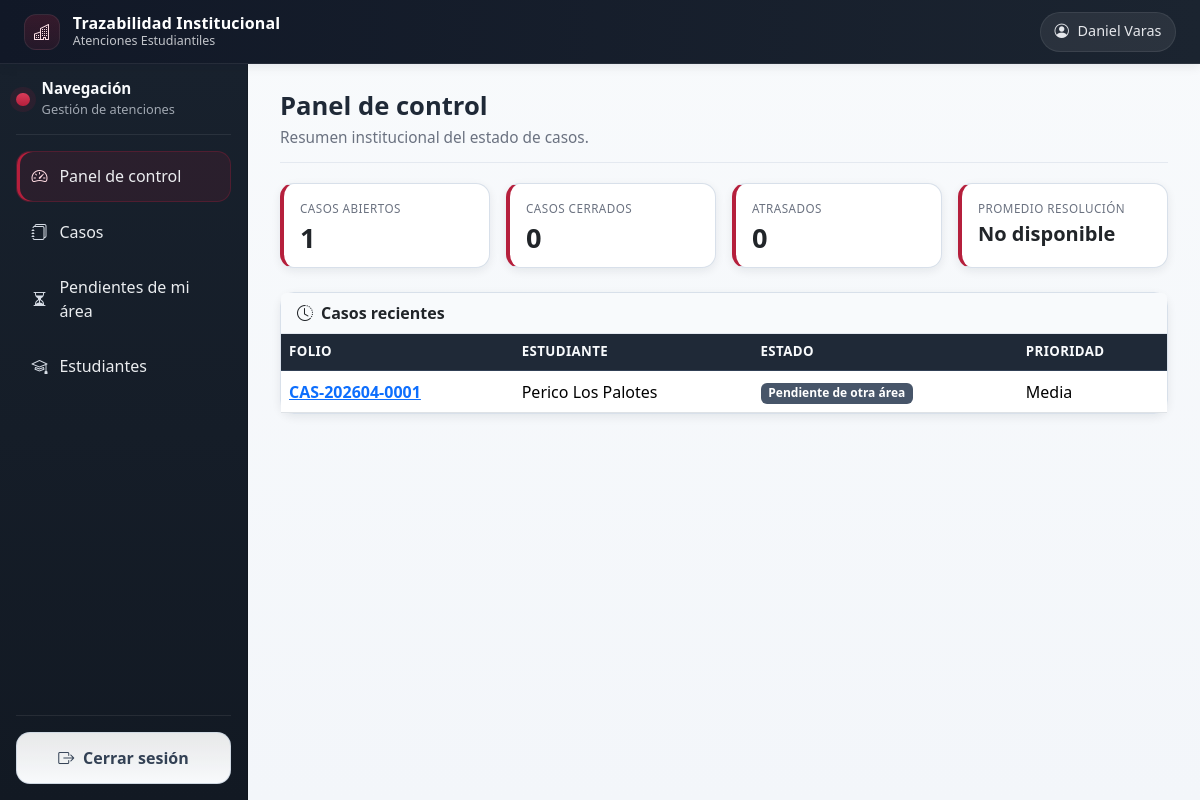
Screenshot of / (signed in) with the database file from the repository.
### cases/models.py (models this page shows, shortened)
class Case(models.Model):
    class Priority(models.TextChoices):
        LOW = 'low', 'Baja'
        MEDIUM = 'medium', 'Media'
        HIGH = 'high', 'Alta'
        URGENT = 'urgent', 'Urgente'
    class Status(models.TextChoices):
        OPEN = 'open', 'Abierto'
        IN_REVIEW = 'in_review', 'En revisión'
        TRANSFERRED = 'transferred', 'Derivado'
        PENDING_INFO = 'pending_info', 'Pendiente de información'
        PENDING_AREA = 'pending_area', 'Pendiente de otra área'
        RESOLVED = 'resolved', 'Resuelto'
        CLOSED = 'closed', 'Cerrado'
        REJECTED = 'rejected', 'Rechazado'
    folio = models.CharField(max_length=20, unique=True, editable=False)
    title = models.CharField(max_length=200)
    description = models.TextField()
    category = models.ForeignKey(CaseCategory, on_delete=models.PROTECT, related_name='cases')
    subcategory = models.ForeignKey(CaseSubcategory, on_delete=models.SET_NULL, null=True, blank=True, related_name='cases')
    student = models.ForeignKey(Student, on_delete=models.PROTECT, related_name='cases')
    created_by = models.ForeignKey(settings.AUTH_USER_MODEL, on_delete=models.PROTECT, related_name='cases_created')
    origin_area = models.ForeignKey(Area, on_delete=models.PROTECT, related_name='origin_cases')
    current_area = models.ForeignKey(Area, on_delete=models.PROTECT, related_name='assigned_cases')
    current_assignee = models.ForeignKey(settings.AUTH_USER_MODEL, on_delete=models.SET_NULL, null=True, blank=True, related_name='cases_assigned')
    priority = models.CharField(max_length=10, choices=Priority.choices, default=Priority.MEDIUM)
    status = models.CharField(max_length=20, choices=Status.choices, default=Status.OPEN)
    due_date = models.DateField(null=True, blank=True)
    final_resolution = models.TextField(blank=True)
    closed_at = models.DateTimeField(null=True, blank=True)
    created_at = models.DateTimeField(auto_now_add=True)
    updated_at = models.DateTimeField(auto_now=True)
    class Meta:
        ordering = ['-created_at']

### students/models.py (models this page shows, shortened)
class Student(models.Model):
    DIURNO = 'Diurno'
    VESPERTINO = 'Vespertino'
    SCHEDULE_CHOICES = [
        (DIURNO, 'Diurno'),
        (VESPERTINO, 'Vespertino'),
    ]
    full_name = models.CharField(max_length=200)
    rut = models.CharField(max_length=12, unique=True)
    email = models.EmailField()
    phone = models.CharField(max_length=30)
    career = models.ForeignKey(
        Career,
        on_delete=models.PROTECT,
        related_name='students'
    )
    schedule = models.CharField(
        max_length=20,
        choices=SCHEDULE_CHOICES,
        blank=True,
        default=DIURNO,
        verbose_name='Jornada',
    )
    observations = models.TextField(blank=True)
    created_at = models.DateTimeField(auto_now_add=True)
    class Meta:
        ordering = ['full_name']

### dashboard/views.py (the view)
# urls.py: path('', DashboardHomeView.as_view(), name='home'),
class DashboardHomeView(LoginRequiredMixin, TemplateView):
    template_name = 'dashboard/home.html'
    def get_context_data(self, **kwargs):
        context = super().get_context_data(**kwargs)
        qs = visible_cases_for(self.request.user)
        closed_states = [Case.Status.CLOSED, Case.Status.RESOLVED, Case.Status.REJECTED]
        context['open_total'] = qs.exclude(status__in=closed_states).count()
        context['closed_total'] = qs.filter(status__in=closed_states).count()
        context['by_area'] = qs.values('current_area__name').annotate(total=Count('id')).order_by('-total')[:10]
        context['by_status'] = qs.values('status').annotate(total=Count('id')).order_by('-total')
        context['by_priority'] = qs.values('priority').annotate(total=Count('id')).order_by('-total')
        context['recent_cases'] = qs.select_related('student')[:8]
        context['overdue_cases'] = qs.filter(due_date__isnull=False, due_date__lt=F('updated_at__date')).count()
        avg_delta = qs.filter(closed_at__isnull=False).annotate(
            resolution=ExpressionWrapper(F('closed_at') - F('created_at'), output_field=DurationField())
        ).aggregate(avg=Avg('resolution'))['avg']
        context['avg_resolution'] = avg_delta
        return context

### psychopedagogy/context_processors.py (called while the page is built)
def psychopedagogy_access(request):
    return {
        'can_access_psychopedagogy_module': can_access_psychopedagogy_module(request.user)
        if request.user.is_authenticated else False
    }

### psychopedagogy/services.py (called while the page is built)
def _user_role(user):
    profile = getattr(user, 'profile', None)
    return getattr(profile, 'role', None)

def can_access_psychopedagogy_module(user):
    if not user.is_authenticated:
        return False
    if user.is_superuser:
        return True
    if user.has_perm('psychopedagogy.access_psychopedagogy_module'):
        return True
    return _user_role(user) in ALLOWED_ROLE_ACCESS

### templates/dashboard/home.html (shortened to what this page needs)
{% extends 'base.html' %}
{% block content %}
<div class="page-header d-flex flex-wrap justify-content-between align-items-center gap-2">
  <div>
    <h1>Panel de control</h1>
    <p class="page-subtitle">Resumen institucional del estado de casos.</p>
  </div>
</div>
<div class="row g-3 mb-4">
  <div class="col-md-6 col-xl-3">
    <div class="card metric-card h-100"><div class="card-body"><p class="metric-title">Casos abiertos</p><p class="metric-value">{{ open_total }}</p></div></div>
  </div>
  <div class="col-md-6 col-xl-3">
    <div class="card metric-card h-100"><div class="card-body"><p class="metric-title">Casos cerrados</p><p class="metric-value">{{ closed_total }}</p></div></div>
  </div>
  <div class="col-md-6 col-xl-3">
    <div class="card metric-card h-100"><div class="card-body"><p class="metric-title">Atrasados</p><p class="metric-value">{{ overdue_cases }}</p></div></div>
  </div>
  <div class="col-md-6 col-xl-3">
    <div class="card metric-card h-100"><div class="card-body"><p class="metric-title">Promedio resolución</p><p class="metric-value fs-5">{{ avg_resolution|default:'No disponible' }}</p></div></div>
  </div>
</div>
<div class="card">
  <div class="card-header d-flex align-items-center gap-2"><i class="bi bi-clock-history"></i>Casos recientes</div>
  <div class="table-responsive">
    <table class="table app-table">
      <thead><tr><th>Folio</th><th>Estudiante</th><th>Estado</th><th>Prioridad</th></tr></thead>
      <tbody>
      {% for case in recent_cases %}
        <tr><td><a href="{% url 'cases:detail' case.pk %}" class="fw-semibold">{{ case.folio }}</a></td><td>{{ case.student.full_name }}</td><td><span class="badge bg-status">{{ case.get_status_display }}</span></td><td>{{ case.get_priority_display }}</td></tr>
      {% empty %}
        <tr><td colspan="4" class="text-center text-muted py-4">Sin registros.</td></tr>
      {% endfor %}
      </tbody>
    </table>
  </div>
</div>
{% endblock %}

### templates/partials/navbar.html (shortened to what this page needs)
<nav class="navbar navbar-expand-lg app-navbar px-3 px-lg-4">
  <div class="container-fluid px-0">
    <div class="d-flex align-items-center gap-2">
      <a class="navbar-brand app-brand me-0" href="{% url 'dashboard:home' %}">
        <span class="app-brand-mark">
          <i class="bi bi-buildings"></i>
        </span>
        <span class="app-brand-text">
          <strong>Trazabilidad Institucional</strong>
          <small>Atenciones Estudiantiles</small>
        </span>
      </a>
    </div>
    <div class="ms-auto">
      <div class="user-chip">
        <i class="bi bi-person-circle"></i>
        <span>{{ request.user.get_full_name|default:request.user.username }}</span>
      </div>
    </div>
  </div>
</nav>

### static/css/style.css (style rules this page uses)
:root { --c-text: #1f2937; --c-text-soft: #6b7280; --c-bg: #f3f6fa; --c-surface: #ffffff; --c-border: #d8e0ea; --c-navbar: #111827; --c-navbar-2: #1b2430; --c-sidebar: #18212d; --c-sidebar-2: #121923; --c-sidebar-text: rgba(248, 250, 252, 0.94); --c-sidebar-soft: rgba(226, 232, 240, 0.68); --c-sidebar-hover: rgba(255, 255, 255, 0.08); --c-primary: #b51f3c; --c-primary-strong: #961932; --c-primary-soft: rgba(181, 31, 60, 0.12); --c-logout-bg: rgba(255, 255, 255, 0.9); --c-logout-bg-hover: #ffffff; --c-logout-border: rgba(203, 213, 225, 0.85); --c-logout-text: #334155; --shadow-sm: 0 3px 10px rgba(15, 23, 42, 0.08); --shadow-md: 0 14px 26px rgba(15, 23, 42, 0.12); --radius-sm: 0.5rem; --radius-md: 0.875rem; --transition: 180ms ease; }
* { box-sizing: border-box; }
body { margin: 0; background: linear-gradient(180deg, #f8fafc 0%, var(--c-bg) 100%); color: var(--c-text); -webkit-font-smoothing: antialiased; }
.app-navbar { min-height: 64px; background: linear-gradient(90deg, var(--c-navbar) 0%, var(--c-navbar-2) 100%); border-bottom: 1px solid rgba(255, 255, 255, 0.08); box-shadow: var(--shadow-sm); }
.app-brand, .app-brand.navbar-brand { color: #f8fafc !important; text-decoration: none; display: flex; align-items: center; gap: 0.8rem; min-height: 44px; margin-bottom: 0; }
.app-brand-text { display: flex; flex-direction: column; justify-content: center; }
.app-brand strong { display: block; font-size: 1rem; letter-spacing: 0.01em; line-height: 1.05; font-weight: 700; color: #ffffff; }
.app-brand small { display: block; color: rgba(248, 250, 252, 0.76) !important; font-size: 0.78rem; line-height: 1.1; margin-top: 0.15rem; }
.app-brand-mark { width: 2.25rem; height: 2.25rem; border-radius: 0.75rem; display: inline-flex; align-items: center; justify-content: center; background: linear-gradient(180deg, rgba(181, 31, 60, 0.22) 0%, rgba(181, 31, 60, 0.12) 100%); border: 1px solid rgba(255, 255, 255, 0.08); color: #ffe2e7; flex-shrink: 0; }
.app-brand-mark i { font-size: 1rem; }
.user-chip { display: inline-flex; align-items: center; gap: 0.55rem; min-height: 40px; padding: 0.5rem 0.85rem; border-radius: 999px; background: rgba(255, 255, 255, 0.07); border: 1px solid rgba(255, 255, 255, 0.08); color: #e5e7eb !important; font-size: 0.9rem; line-height: 1; }
.user-chip i, .user-chip span { color: #e5e7eb !important; }
.page-header { margin-bottom: 1.25rem; padding-bottom: 0.85rem; border-bottom: 1px solid #e4e9f0; }
.page-header h1, .page-header h2 { margin: 0; font-weight: 700; font-size: clamp(1.6rem, 2vw, 2.2rem); line-height: 1.1; }
.page-subtitle { margin: 0.35rem 0 0; color: var(--c-text-soft); font-size: 0.96rem; }
.card { border: 1px solid var(--c-border); border-radius: var(--radius-md); box-shadow: var(--shadow-sm); background: var(--c-surface); }
.card-header { background: #f8fafc; border-bottom: 1px solid #e4e9f0; font-weight: 600; }
.metric-card { border-left: 4px solid var(--c-primary); }
.metric-card .metric-title { color: var(--c-text-soft); text-transform: uppercase; font-size: 0.73rem; letter-spacing: 0.04em; margin-bottom: 0.4rem; }
.metric-card .metric-value { margin: 0; font-size: 1.7rem; font-weight: 700; line-height: 1; }
.app-table { margin-bottom: 0; }
.app-table th { background: #1f2937; color: #f8fafc; border-color: #314055; font-size: 0.83rem; text-transform: uppercase; letter-spacing: 0.03em; }
.app-table td { vertical-align: middle; }
.badge.bg-status { background: #475569 !important; }

### rows the page displays
Case: folio "CAS-202604-0001", student.full_name "Perico Los Palotes", status "Pendiente de otra área", priority "Media"

### other values shown
{{ request.user.get_full_name|default:request.user.username }} "Daniel Varas"
{{ open_total }} "1"
{{ closed_total }} "0"
{{ overdue_cases }} "0"
{{ avg_resolution|default:'No disponible' }} "No disponible"
